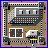

The script that drew this image:
from _civ import *

im = ground(3, 'dirt', 'prison')
O0, O1 = 3, 42          # outer wall square (top-left corner of wall, bottom-right)
# packed-earth compound inside
rect(im, O0 + 3, O0 + 3, O1 - 3, O1 - 3, SAND)
for y in range(O0 + 3, O1 - 2):
    for x in range(O0 + 3, O1 - 2):
        r = rnd(x, y, 'yard') % 100
        if r < 6: px(im, x, y, DIRT)
        elif r < 8: px(im, x, y, DARK)
# outer wall: 3px thick, lit top with razor-wire dots, dark inner face, shadow outside
shade_rect(im, O0 + 2, O1 + 1, O1 + 2, O1 + 2); shade_rect(im, O1 + 1, O0 + 2, O1 + 2, O1 + 2)
for k, c in ((0, WHITE), (1, LIGHT), (2, MID)):
    ImageDraw.Draw(im).rectangle([O0 + k, O0 + k, O1 - k, O1 - k], outline=c)
line(im, [(O1, O0 + 1), (O1, O1)], MID); line(im, [(O0 + 1, O1), (O1, O1)], MID)   # shaded outer faces
line(im, [(O1 - 1, O0 + 2), (O1 - 1, O1 - 1)], LIGHT); line(im, [(O0 + 2, O1 - 1), (O1 - 1, O1 - 1)], LIGHT)
line(im, [(O0 + 3, O0 + 3), (O1 - 3, O0 + 3)], DARK); line(im, [(O0 + 3, O0 + 3), (O0 + 3, O1 - 3)], DARK)  # inner face in shade
for i in range(O0, O1 + 1, 2):   # razor wire along the wall crest
    for (x, y) in [(i, O0 + 1), (i + 1, O1 - 1), (O0 + 1, i + 1), (O1 - 1, i)]:
        px(im, x, y, BLACK)

# cell block (long, tall, barred slit windows)
X, Y, W, D, H = 15, 7, 25, 10, 7
block(im, X, Y, W, D, H, roof=MID, west=LIGHT, south=DARK, skew=1, sh=(3, 2))
for v in (1, 3, 5):
    for u in range(1, W - 1, 2): px(im, *south_px(X, Y, W, D, H, 1, u, v), LIGHT)
for v in (2, 4, 6):
    for u in range(1, D - 1, 2): px(im, *west_px(X, Y, W, D, H, 1, u, v), MID)
for (vx, vy) in [(X + 4, Y + 3), (X + 11, Y + 3), (X + 18, Y + 3)]:
    rect(im, vx, vy, vx + 2, vy + 3, LIGHT); line(im, [(vx, vy), (vx + 2, vy)], WHITE); line(im, [(vx + 3, vy + 1), (vx + 3, vy + 3)], BLACK)
line(im, [(X + 1, Y + D - 2), (X + W - 2, Y + D - 2)], DARK)

# admin block by the gate
X2, Y2, W2, D2, H2 = 29, 30, 9, 5, 3
block(im, X2, Y2, W2, D2, H2, roof=LIGHT, west=WHITE, south=MID, skew=1, sh=(2, 2))
for u in range(2, W2 - 1, 2): px(im, *south_px(X2, Y2, W2, D2, H2, 1, u, 1), BLACK)
px(im, X2 + 3, Y2 + 2, BLUE); px(im, X2 + 4, Y2 + 2, RED)

# exercise yard: court + chain-link fence + inmates in orange
ImageDraw.Draw(im).rectangle([9, 28, 22, 37], fill=DARK, outline=WHITE)
line(im, [(15, 28), (15, 37)], WHITE)
px(im, 9, 32, RED); px(im, 22, 32, RED)
for x in range(7, 25, 2): px(im, x, 26, MID); px(im, x, 39, MID)
for y in range(26, 40, 2): px(im, 7, y, MID); px(im, 24, y, MID)
for (x, y) in [(11, 30), (13, 35), (18, 30), (20, 35), (17, 33), (26, 28), (9, 23), (11, 24)]:
    px(im, x, y, ORANGE)
for (x, y) in [(26, 37), (13, 22)]: px(im, x, y, BLUE)   # guards

# watchtowers on the corners: concrete legs, dark glass cab, searchlight
def tower(x, y):
    shade_rect(im, x + 2, y + 6, x + 7, y + 8); shade_rect(im, x + 6, y + 2, x + 7, y + 8)
    rect(im, x, y + 5, x + 5, y + 7, MID); line(im, [(x, y + 5), (x, y + 7)], LIGHT)    # south face
    rect(im, x, y, x + 5, y + 4, DARK)                                                  # roof
    line(im, [(x, y), (x + 5, y)], LIGHT); line(im, [(x, y), (x, y + 4)], LIGHT)
    rect(im, x + 1, y + 5, x + 4, y + 5, BLACK)                                         # window band
    px(im, x + 2, y + 5, WATER)
    px(im, x + 2, y + 2, YELLOW)
for (x, y) in [(O0 - 1, O0 - 2), (O1 - 4, O0 - 2), (O0 - 1, O1 - 6), (O1 - 4, O1 - 6)]:
    tower(x, y)

# gate in the south wall + road out
rect(im, 30, O1 - 2, 36, O1 + 2, MID)
for x in range(30, 37, 2): line(im, [(x, O1 - 2), (x, O1)], BLACK)
line(im, [(30, O1 - 3), (36, O1 - 3)], YELLOW)
rect(im, 31, O1 + 2, 35, 47, MID)
car(im, 32, 44, WHITE, vertical=True); px(im, 32, 43, BLUE)
border(im, 'civic')
rect(im, 31, 47, 35, 47, MID)

save(im, 'prison', 'Prison',
     'Holds criminals: cuts citywide crime and boosts police effectiveness, but lowers land value and residential demand within 6 tiles.',
     'civic', 'civic')
